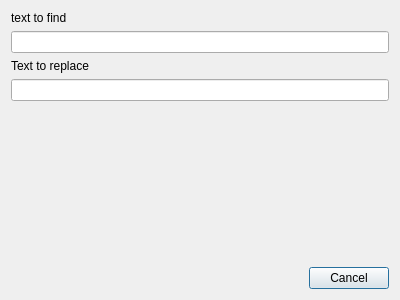
<?xml version="1.0" encoding="UTF-8"?>
<ui version="4.0">
 <class>ReplaceDialog</class>
 <widget class="QDialog" name="ReplaceDialog">
  <property name="geometry">
   <rect>
    <x>0</x>
    <y>0</y>
    <width>400</width>
    <height>300</height>
   </rect>
  </property>
  <property name="windowTitle">
   <string>Dialog</string>
  </property>
  <layout class="QVBoxLayout" name="verticalLayout_2">
   <item>
    <layout class="QVBoxLayout" name="verticalLayout">
     <item>
      <widget class="QLabel" name="label">
       <property name="text">
        <string>text to find</string>
       </property>
      </widget>
     </item>
     <item>
      <widget class="QLineEdit" name="txtFind"/>
     </item>
     <item>
      <widget class="QLabel" name="label_2">
       <property name="text">
        <string>Text to replace</string>
       </property>
      </widget>
     </item>
     <item>
      <widget class="QLineEdit" name="txtReplace"/>
     </item>
     <item>
      <spacer name="verticalSpacer">
       <property name="orientation">
        <enum>Qt::Vertical</enum>
       </property>
       <property name="sizeHint" stdset="0">
        <size>
         <width>20</width>
         <height>40</height>
        </size>
       </property>
      </spacer>
     </item>
    </layout>
   </item>
   <item>
    <widget class="QDialogButtonBox" name="buttonBox">
     <property name="orientation">
      <enum>Qt::Horizontal</enum>
     </property>
     <property name="standardButtons">
      <set>QDialogButtonBox::Cancel</set>
     </property>
    </widget>
   </item>
  </layout>
 </widget>
 <resources/>
 <connections>
  <connection>
   <sender>buttonBox</sender>
   <signal>accepted()</signal>
   <receiver>ReplaceDialog</receiver>
   <slot>accept()</slot>
   <hints>
    <hint type="sourcelabel">
     <x>248</x>
     <y>254</y>
    </hint>
    <hint type="destinationlabel">
     <x>157</x>
     <y>274</y>
    </hint>
   </hints>
  </connection>
  <connection>
   <sender>buttonBox</sender>
   <signal>rejected()</signal>
   <receiver>ReplaceDialog</receiver>
   <slot>reject()</slot>
   <hints>
    <hint type="sourcelabel">
     <x>316</x>
     <y>260</y>
    </hint>
    <hint type="destinationlabel">
     <x>286</x>
     <y>274</y>
    </hint>
   </hints>
  </connection>
 </connections>
</ui>
